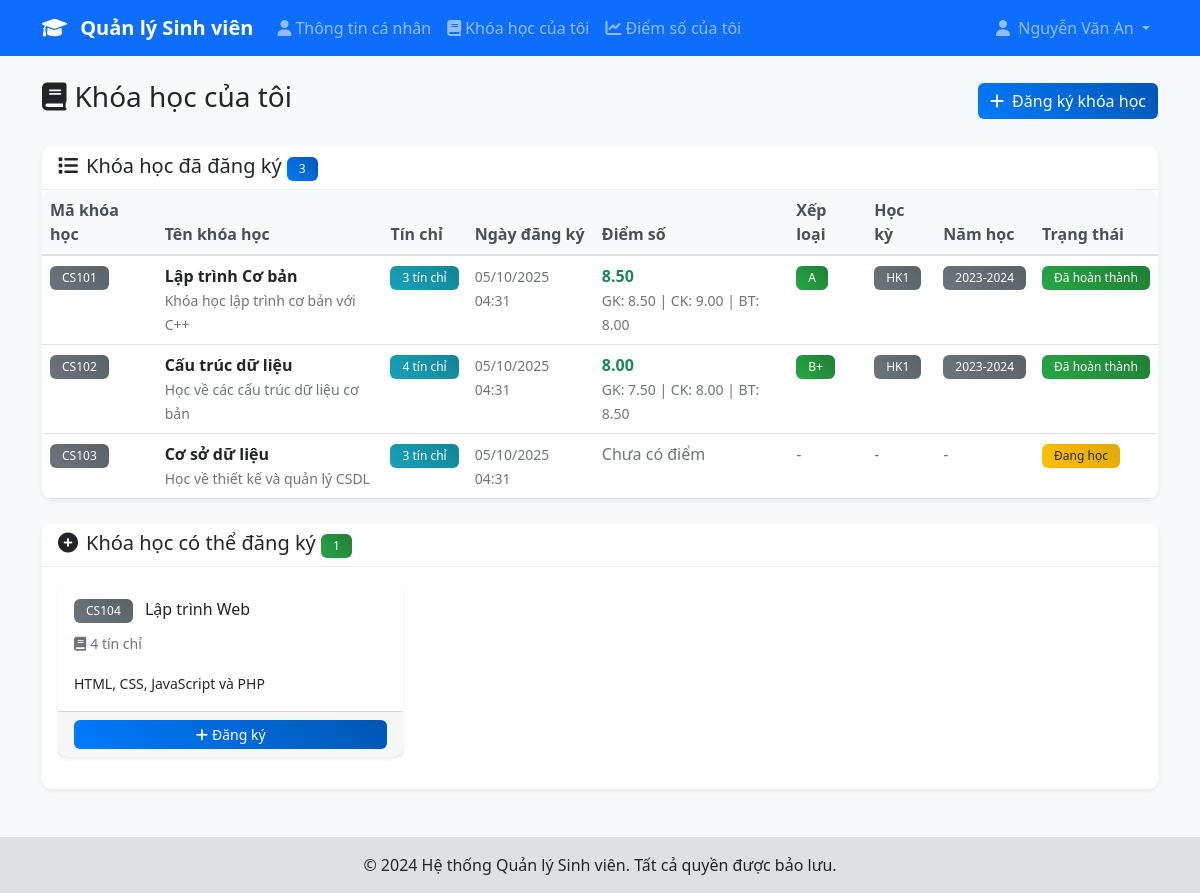
The page /student/courses.php (signed in) on the database its author committed.
### tables this page shows
CREATE TABLE student_courses (
    id INT PRIMARY KEY AUTO_INCREMENT,
    student_id INT NOT NULL,
    course_id INT NOT NULL,
    enrolled_at TIMESTAMP DEFAULT CURRENT_TIMESTAMP,
    FOREIGN KEY (student_id) REFERENCES students(id) ON DELETE CASCADE,
    FOREIGN KEY (course_id) REFERENCES courses(id) ON DELETE CASCADE,
    UNIQUE KEY unique_enrollment (student_id, course_id)
);

CREATE TABLE courses (
    id INT PRIMARY KEY AUTO_INCREMENT,
    course_code VARCHAR(20) UNIQUE NOT NULL,
    course_name VARCHAR(100) NOT NULL,
    credits INT NOT NULL,
    description TEXT,
    created_at TIMESTAMP DEFAULT CURRENT_TIMESTAMP
);

CREATE TABLE scores (
    id INT PRIMARY KEY AUTO_INCREMENT,
    student_id INT NOT NULL,
    course_id INT NOT NULL,
    midterm_score DECIMAL(5,2),
    final_score DECIMAL(5,2),
    assignment_score DECIMAL(5,2),
    total_score DECIMAL(5,2),
    grade VARCHAR(2),
    semester VARCHAR(20),
    academic_year VARCHAR(10),
    created_at TIMESTAMP DEFAULT CURRENT_TIMESTAMP,
    FOREIGN KEY (student_id) REFERENCES students(id) ON DELETE CASCADE,
    FOREIGN KEY (course_id) REFERENCES courses(id) ON DELETE CASCADE,
    UNIQUE KEY unique_score (student_id, course_id, semester, academic_year)
);

### includes/db.php (called while the page is built, shortened)
<?php
$host = 'localhost';
$dbname = 'student_management';
$username = 'root';
$password = '';
try {
    $pdo = new PDO("mysql:host=$host;dbname=$dbname;charset=utf8", $username, $password);
    $pdo->setAttribute(PDO::ATTR_ERRMODE, PDO::ERRMODE_EXCEPTION);
    $pdo->setAttribute(PDO::ATTR_DEFAULT_FETCH_MODE, PDO::FETCH_ASSOC);
} catch(PDOException $e) {
    die("Kết nối CSDL thất bại: " . $e->getMessage());
}
function executeQuery($sql, $params = []) {
    global $pdo;
    try {
        $stmt = $pdo->prepare($sql);
        $stmt->execute($params);
        return $stmt;
    } catch(PDOException $e) {
        die("Lỗi truy vấn: " . $e->getMessage());
    }
}
function fetchAll($sql, $params = []) {
    $stmt = executeQuery($sql, $params);
    return $stmt->fetchAll();
}
?>

### student/courses.php (the view, shortened to what this page needs)
<?php
require_once '../includes/auth.php';
require_once '../includes/db.php';
$studentId = $_SESSION['student_id'];
$courses = fetchAll("
    SELECT c.*, sc.enrolled_at, s.midterm_score, s.final_score, s.assignment_score,
           s.total_score, s.grade, s.semester, s.academic_year, s.created_at as score_updated_at
    FROM student_courses sc
    JOIN courses c ON sc.course_id = c.id
    LEFT JOIN scores s ON sc.student_id = s.student_id AND sc.course_id = s.course_id
    WHERE sc.student_id = ?
    ORDER BY sc.enrolled_at DESC
", [$studentId]);
$availableCourses = fetchAll("
    SELECT c.*
    FROM courses c
    WHERE c.id NOT IN (
        SELECT course_id FROM student_courses WHERE student_id = ?
    )
    ORDER BY c.course_code
", [$studentId]);
include '../includes/header.php';
?>
<div class="row">
    <div class="col-12">
        <div class="d-flex justify-content-between align-items-center mb-4">
            <h1 class="h3 text-dark">
                <i class="fas fa-book me-2"></i>Khóa học của tôi
            </h1>
            <?php if (!empty($availableCourses)): ?>
                <button type="button" class="btn btn-primary" data-bs-toggle="modal" data-bs-target="#enrollModal">
                    <i class="fas fa-plus me-2"></i>Đăng ký khóa học
                </button>
            <?php endif; ?>
        </div>
    </div>
</div>
<div class="card mb-4">
    <div class="card-header">
        <h5 class="card-title mb-0">
            <i class="fas fa-list me-2"></i>Khóa học đã đăng ký
            <span class="badge bg-primary"><?php echo count($courses); ?></span>
        </h5>
    </div>
    <div class="card-body p-0">
        <?php if (empty($courses)): ?>
            <div class="text-center py-5">
                <i class="fas fa-book fa-3x text-muted mb-3"></i>
                <p class="text-muted">Bạn chưa đăng ký khóa học nào.</p>
                <?php if (!empty($availableCourses)): ?>
                    <button type="button" class="btn btn-primary" data-bs-toggle="modal" data-bs-target="#enrollModal">
                        <i class="fas fa-plus me-2"></i>Đăng ký khóa học đầu tiên
                    </button>
                <?php endif; ?>
            </div>
        <?php else: ?>
            <div class="table-responsive">
                <table class="table table-hover mb-0">
                    <thead class="table-light">
                        <tr>
                            <th>Mã khóa học</th>
                            <th>Tên khóa học</th>
                            <th>Tín chỉ</th>
                            <th>Ngày đăng ký</th>
                            <th>Điểm số</th>
                            <th>Xếp loại</th>
                            <th>Học kỳ</th>
                            <th>Năm học</th>
                            <th>Trạng thái</th>
                        </tr>
                    </thead>
                    <tbody>
                        <?php foreach ($courses as $course): ?>
                            <tr>
                                <td>
                                    <span class="badge bg-secondary"><?php echo htmlspecialchars($course['course_code']); ?></span>
                                </td>
                                <td>
                                    <div class="fw-bold"><?php echo htmlspecialchars($course['course_name']); ?></div>
                                    <?php if ($course['description']): ?>
                                        <small class="text-muted"><?php echo htmlspecialchars(substr($course['description'], 0, 50)) . (strlen($course['description']) > 50 ? '...' : ''); ?></small>
                                    <?php endif; ?>
                                </td>
                                <td>
                                    <span class="badge bg-info"><?php echo $course['credits']; ?> tín chỉ</span>
                                </td>
                                <td>
                                    <small class="text-muted">
                                        <?php echo date('d/m/Y H:i', strtotime($course['enrolled_at'])); ?>
                                    </small>
                                </td>
                                <td>
                                    <?php if ($course['total_score']): ?>
                                        <div class="fw-bold text-success"><?php echo $course['total_score']; ?></div>
                                        <small class="text-muted">
                                            GK: <?php echo $course['midterm_score'] ?: '-'; ?> |
                                            CK: <?php echo $course['final_score'] ?: '-'; ?> |
                                            BT: <?php echo $course['assignment_score'] ?: '-'; ?>
                                        </small>
                                    <?php else: ?>
                                        <span class="text-muted">Chưa có điểm</span>
                                    <?php endif; ?>
                                </td>
                                <td>
                                    <?php if ($course['grade']): ?>
                                        <span class="badge bg-success"><?php echo htmlspecialchars($course['grade']); ?></span>
                                    <?php else: ?>
                                        <span class="text-muted">-</span>
                                    <?php endif; ?>
                                </td>
                                <td>
                                    <?php if ($course['semester']): ?>
                                        <span class="badge bg-secondary"><?php echo htmlspecialchars($course['semester']); ?></span>
                                    <?php else: ?>
                                        <span class="text-muted">-</span>
                                    <?php endif; ?>
                                </td>
                                <td>
                                    <?php if ($course['academic_year']): ?>
                                        <span class="badge bg-secondary"><?php echo htmlspecialchars($course['academic_year']); ?></span>
                                    <?php else: ?>
                                        <span class="text-muted">-</span>
                                    <?php endif; ?>
                                </td>
                                <td>
                                    <?php if ($course['total_score']): ?>
                                        <span class="badge bg-success">Đã hoàn thành</span>
                                    <?php else: ?>
                                        <span class="badge bg-warning">Đang học</span>
                                    <?php endif; ?>
                                </td>
                            </tr>
                        <?php endforeach; ?>
                    </tbody>
                </table>
            </div>
        <?php endif; ?>
    </div>
</div>
<?php if (!empty($availableCourses)): ?>
<div class="card">
    <div class="card-header">
        <h5 class="card-title mb-0">
            <i class="fas fa-plus-circle me-2"></i>Khóa học có thể đăng ký
            <span class="badge bg-success"><?php echo count($availableCourses); ?></span>
        </h5>
    </div>
    <div class="card-body">
        <div class="row">
            <?php foreach ($availableCourses as $course): ?>
                <div class="col-md-6 col-lg-4 mb-3">
                    <div class="card h-100">
                        <div class="card-body">
                            <h6 class="card-title">
                                <span class="badge bg-secondary me-2"><?php echo htmlspecialchars($course['course_code']); ?></span>
                                <?php echo htmlspecialchars($course['course_name']); ?>
                            </h6>
                            <p class="card-text">
                                <small class="text-muted">
                                    <i class="fas fa-book me-1"></i><?php echo $course['credits']; ?> tín chỉ
                                </small>
                            </p>
                            <?php if ($course['description']): ?>
                                <p class="card-text">
                                    <small><?php echo htmlspecialchars(substr($course['description'], 0, 100)) . (strlen($course['description']) > 100 ? '...' : ''); ?></small>
                                </p>
                            <?php endif; ?>
                        </div>
                        <div class="card-footer">
                            <button type="button" class="btn btn-primary btn-sm w-100"
                                    onclick="enrollInCourse(<?php echo $course['id']; ?>, '<?php echo htmlspecialchars($course['course_name']); ?>')">
                                <i class="fas fa-plus me-1"></i>Đăng ký
                            </button>
                        </div>
                    </div>
                </div>
            <?php endforeach; ?>
        </div>
    </div>
</div>
<?php endif; ?>
<?php include '../includes/footer.php'; ?>

### assets/css/style.css (style rules this page uses)
body { font-family: 'Segoe UI', Tahoma, Geneva, Verdana, sans-serif; background-color: #f8f9fa; }
.card { border: none; border-radius: 10px; box-shadow: 0 0.125rem 0.25rem rgba(0, 0, 0, 0.075); transition: all 0.3s ease; }
.card-header { background-color: #fff; border-bottom: 1px solid #e9ecef; border-radius: 10px 10px 0 0 !important; }
.btn { border-radius: 6px; font-weight: 500; transition: all 0.3s ease; }
.btn-primary { background: linear-gradient(45deg, #007bff, #0056b3); border: none; }
.table { border-radius: 10px; overflow: hidden; }
.table thead th { background-color: #f8f9fa; border-bottom: 2px solid #dee2e6; font-weight: 600; color: #495057; }
.badge { font-size: 0.75rem; font-weight: 500; padding: 0.375rem 0.75rem; border-radius: 6px; }
.badge.bg-primary { background: linear-gradient(45deg, #007bff, #0056b3) !important; }
.badge.bg-success { background: linear-gradient(45deg, #28a745, #1e7e34) !important; }
.badge.bg-warning { background: linear-gradient(45deg, #ffc107, #e0a800) !important; color: #212529 !important; }
.badge.bg-info { background: linear-gradient(45deg, #17a2b8, #138496) !important; }
.badge.bg-secondary { background: linear-gradient(45deg, #6c757d, #5a6268) !important; }
.fade-in { animation: fadeIn 0.5s ease-in; }

### rows shown on the page
student_courses: course.course_code "CS101", course.course_name "Lập trình Cơ bản", course.description "Khóa học lập trình cơ bản với C++", course.credits "3", enrolled_at "05/10/2025 04:31", scores.total_score "8.50", scores.midterm_score "8.50", scores.final_score "9.00", scores.assignment_score "8.00", scores.grade "A", scores.semester "HK1", scores.academic_year "2023-2024", shows "Đã hoàn thành"
student_courses: course.course_code "CS102", course.course_name "Cấu trúc dữ liệu", course.description "Học về các cấu trúc dữ liệu cơ bản", course.credits "4", enrolled_at "05/10/2025 04:31", scores.total_score "8.00", scores.midterm_score "7.50", scores.final_score "8.00", scores.assignment_score "8.50", scores.grade "B+", scores.semester "HK1", scores.academic_year "2023-2024", shows "Đã hoàn thành"
student_courses: course.course_code "CS103", course.course_name "Cơ sở dữ liệu", course.description "Học về thiết kế và quản lý CSDL", course.credits "3", enrolled_at "05/10/2025 04:31", shows "Chưa có điểm", shows "Đang học"
courses: course_code "CS104", course_name "Lập trình Web", credits "4", description "HTML, CSS, JavaScript và PHP"

### other values the page prints
$_SESSION['full_name'] "Nguyễn Văn An"
count($courses) "3"
count($availableCourses) "1"
